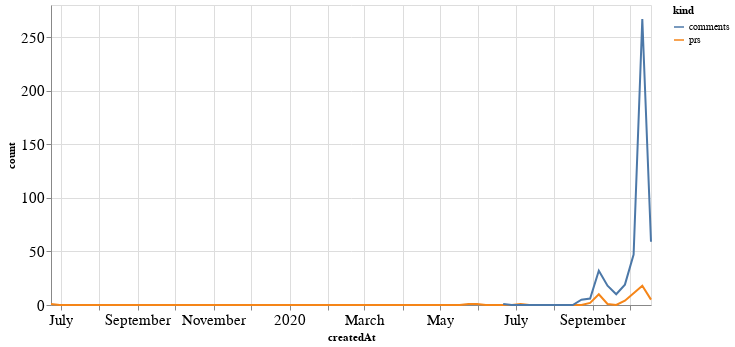

Notebook code cell kept with this figure:
### Code cell
alt.Chart(total_time, width=600).mark_line().encode(
    x='createdAt',
    y='count',
    color='kind'
)

### Figure 1 — Vega-Lite specification as saved in the notebook (floating-point values rounded to 4 significant figures; data arrays with more than 128 entries replaced by an {"elided": "..."} marker saying what was removed)
{"config": {"axisLeft": {"labelFontSize": 15}, "axisBottom": {"labelFontSize": 15}}, "data": {"name": "data-3ad6713c64e2899508194e9484375383"}, "mark": "line", "encoding": {"color": {"type": "nominal", "field": "kind"}, "x": {"type": "temporal", "field": "createdAt"}, "y": {"type": "quantitative", "field": "count"}}, "width": 600, "$schema": "https://vega.github.io/schema/vega-lite/v4.8.1.json", "datasets": {"data-3ad6713c64e2899508194e9484375383": {"elided": "140 records"}}}
